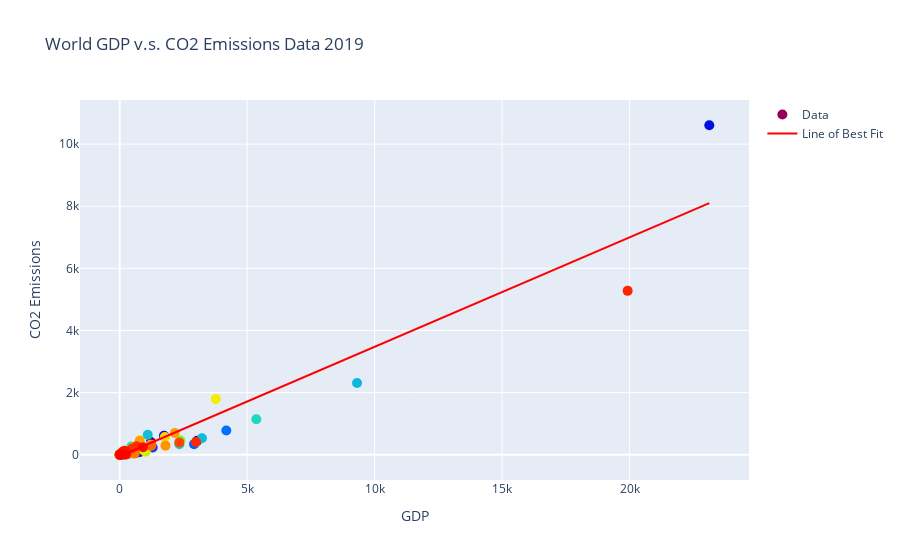

The cell this chart's notebook holds for it:
### Markdown cell above
Add a line of best fit to understand if GDP and CO2 Emissions are correlated mathematically.

### Code cell
import plotly.offline as pyo
import plotly.graph_objs as go
import numpy as np
from scipy import stats
# enable Plotly notebook mode
pyo.init_notebook_mode(connected=True)
# create some random data with country names
np.random.seed(1)
x = x_list
y = y_list
# create a scatter plot with a line of best fit
trace = go.Scatter(
    x=x,
    y=y,
    mode='markers',
    name='Data',
    text=c_list, # add country metadata to each data point
    marker=dict(size=10, color=np.arange(len(c_list)), colorscale='Rainbow'),# adjust marker size for better visibility
    hovertemplate = 'Country: %{text}<br>GDP: Billion %{x}$ PPP<br>CO2 Emissions: %{y} MMtonnes'
)
line = go.Scatter(x=x, y=np.poly1d(np.polyfit(x, y, 1))(x), mode='lines', name='Line of Best Fit', line=dict(color='red'))
data = [trace, line]
layout = go.Layout(title="World GDP v.s. CO2 Emissions Data 2019", hovermode='closest', xaxis_title = 'GDP', yaxis_title='CO2 Emissions', ) # enable hover mode for better metadata display
fig = go.Figure(data=data, layout=layout)


# Calculate Regression Stats
slope, intercept, r_value, p_value, std_err = stats.linregress(x,y)
r_squared = r_value**2
print(r_squared)


# display the Plotly figure in the notebook
pyo.iplot(fig)

### Figure 1 — Plotly figure (JSON) as saved in the notebook; plotly's stock layout.template omitted (floating-point values rounded to 4 significant figures; data arrays with more than 128 entries replaced by an {"elided": "..."} marker saying what was removed)
{"data": [{"hovertemplate": "Country: %{text}<br>GDP: Billion %{x}$ PPP<br>CO2 Emissions: %{y} MMtonnes", "marker": {"color": {"elided": "200 int values"}, "colorscale": [[0, "rgb(150,0,90)"], [0.125, "rgb(0,0,200)"], [0.25, "rgb(0,25,255)"], [0.375, "rgb(0,152,255)"], [0.5, "rgb(44,255,150)"], [0.625, "rgb(151,255,0)"], [0.75, "rgb(255,234,0)"], [0.875, "rgb(255,111,0)"], [1, "rgb(255,0,0)"]], "size": 10}, "mode": "markers", "name": "Data", "text": {"elided": "200 str values"}, "type": "scatter", "x": {"elided": "200 float values"}, "y": {"elided": "200 float values"}}, {"line": {"color": "red"}, "mode": "lines", "name": "Line of Best Fit", "type": "scatter", "x": {"elided": "200 float values"}, "y": {"elided": "200 float values"}}], "layout": {"hovermode": "closest", "title": {"text": "World GDP v.s. CO2 Emissions Data 2019"}, "xaxis": {"title": {"text": "GDP"}}, "yaxis": {"title": {"text": "CO2 Emissions"}}}}
